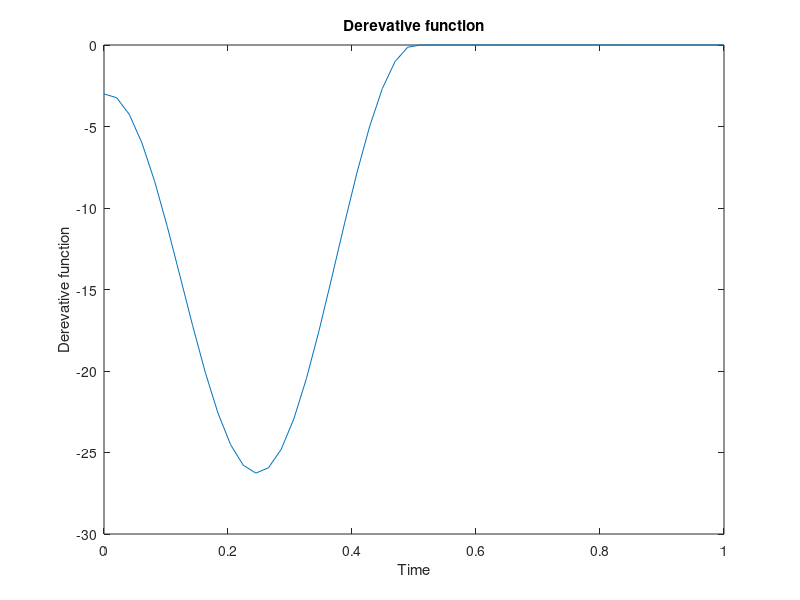

Write MATLAB code to recreate this figure. (Note: this script raises an error after producing the figure.)
% Derevative Function
clearvars -global; clearvars; 
global I J K T f fun data; 
f_index0=1;
clc;
disp(['  ' 'condition' '    ' 'alpha' '     ' 'mean' '        ' 'mad']);
for alpha1=[0.1 0.05 .025];
I=30; J=50; C=25;
% I is the number of conditions 
% J number of time points
% C is the cut point
% alpha is the type I error
%--------------------------------------------------------%
K=1; R=zeros(J,J); MU=zeros(1,J); D=zeros(1,J); 
T=linspace(0,1,J); ro=0.5; alpha=2; ro=ro^(1/J); sigma2=.2;
t=linspace(0,1,J); 
%f=@(x)sin(pi*x)-x.^2-.5;
%f=@(x)sin(pi*x)-x.^2+1;
f=@(x)4*pi*cos(4*pi*x)-6*(x-3/4).^2-12.1936;
%f is the mean function which is defied as a handle function
fun=f(t);
fun(C+1:end)=0;
plot(t,fun);
title('Derevative function');
xlabel('Time');
ylabel('Derevative function');
%%
index=1;
accept=0;
for rep=1:5000
    data=RAND(I, J, alpha, f, sigma2, ro, C, T);
    %s_mean_0=SRD(I, J, T, data);
    X_bar=mean(data);
    X_bar=repmat(X_bar,I,1); Z=data-X_bar; S=(Z'*Z)/(I);
    control=0;
    control1=0;
    t=J-4;
    F0=sum((data<=0))/I;
    while control==0
        JJ=min(t+1,J);
        %JJ=J;
        F_0=sum(F0(t:JJ));
        Exp=(JJ-t+1)*0.5;
        FF=0;
        for i=t:JJ
            for j=i:JJ
                if i~=j
                     SIGMA=[S(i,i) S(i,j); S(j,i) S(j,j)];
                     mu=[X_bar(1,i); X_bar(1,j)];
                     FF=mvncdf([0;0],mu,SIGMA)+FF;
                end
            end
        end
        STD=sqrt((0.25*(JJ-t+1)*(t-JJ+1)+2*FF)/I);
        Z=(F_0-Exp)/STD;
        if abs(Z)>norminv(1-0.1/2) && control1==0
            t_warning=t;
            control1=1;
        end
        if abs(Z)>norminv(1-alpha1/2)
            control=1;
        elseif t==1
            control=1;
        else
            t=t-1;
        end
    end
    control2=0;
    Z=(F0-0.5)./sqrt((F0.*(1-F0))/I);
    if  t~=t_warning
        for i=t_warning:-1:t+1
            if control2==0
                if abs(Z(i))>norminv(1-alpha1/2)
                    F_T=i;
                    control2=1;
                end
            end
            if control2==0 && i==t+1
                F_T=t;
            end
        end
    else
        F_T=t;
    end
    RES(rep)=F_T;
end
RES=RES+1;
c=C+1;
mm=mean(RES);
mad=mean(abs(RES-c));
disp([I alpha1 mm mad]);
end





